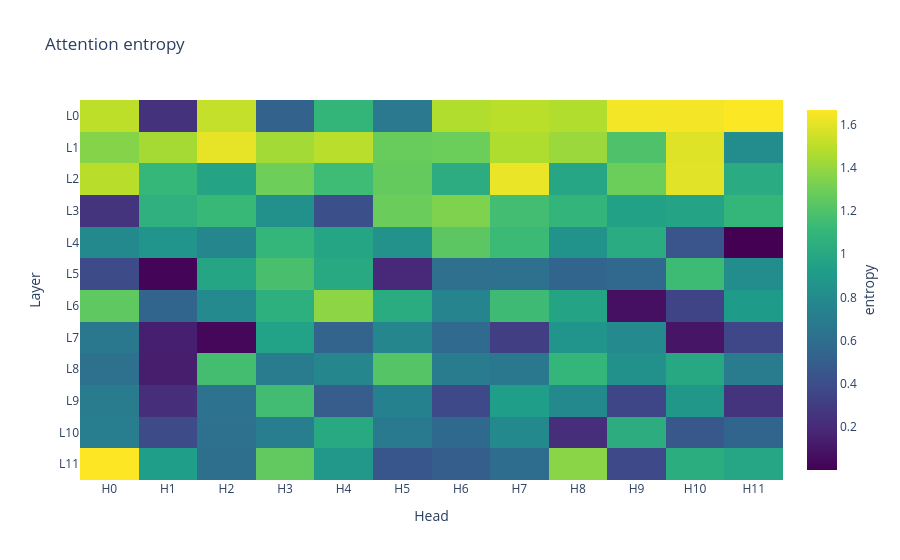

Here is the notebook cell this chart was saved with:
### Markdown cell above
### Entropy: which heads are focused?

### Code cell
fig = plot_head_matrix(
    attention.entropy(), title="Attention entropy", value_label="entropy"
)
save_figure(fig, f"{OUTPUT_DIR}/plots/entropy.png")
fig

### Figure 1 — Plotly figure (JSON) as saved in the notebook; plotly's stock layout.template omitted (floating-point values rounded to 4 significant figures; data arrays with more than 128 entries replaced by an {"elided": "..."} marker saying what was removed)
{"data": [{"colorbar": {"title": {"side": "right", "text": "entropy"}}, "colorscale": [[0.0, "#440154"], [0.1111, "#482878"], [0.2222, "#3e4989"], [0.3333, "#31688e"], [0.4444, "#26828e"], [0.5556, "#1f9e89"], [0.6667, "#35b779"], [0.7778, "#6ece58"], [0.8889, "#b5de2b"], [1.0, "#fde725"]], "type": "heatmap", "x": ["H0", "H1", "H2", "H3", "H4", "H5", "H6", "H7", "H8", "H9", "H10", "H11"], "y": ["L0", "L1", "L2", "L3", "L4", "L5", "L6", "L7", "L8", "L9", "L10", "L11"], "z": {"elided": "12x12 float values"}}], "layout": {"title": {"text": "Attention entropy"}, "xaxis": {"title": {"text": "Head"}}, "yaxis": {"autorange": "reversed", "title": {"text": "Layer"}}}}
